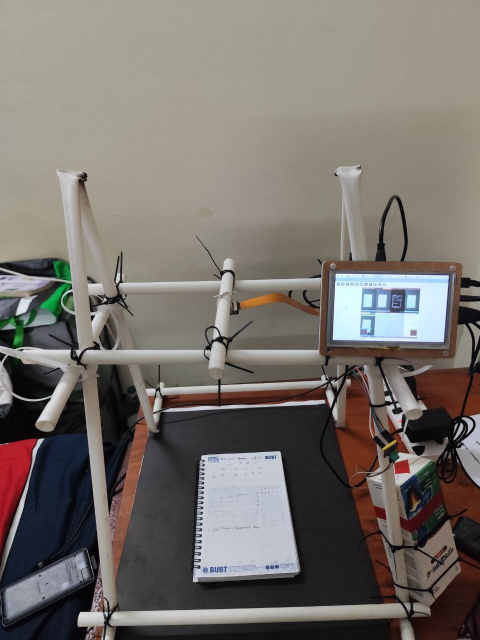
#> input picture Docscanner_simulation/image1.jpg, 960 x 1280 px (shown at 1/2 size)
$ python -i image_grid.py   (imports and definitions only)
#> lines starting #> are read from the running program, lines starting #| are printed output that depends on the picture
"""Compose multiple OpenCV images into a single labelled grid.

This is a faithful Python-3 / NumPy port of Murtaza's Workshop
``utlis.stackImages`` helper from the classic 4-step scanner tutorial:

    * Tiles are uniformly scaled (``scale`` < 1 shrinks, > 1 enlarges).
    * Grayscale (single-channel) tiles are auto-promoted to 3-channel BGR
      so they h-stack cleanly with colour tiles.
    * When ``labels`` is supplied, a white-filled header strip is drawn at
      the top of each tile with the label text in magenta.

The function accepts either a flat list ``[img0, img1, ...]`` *or* a
2-D nested list ``[[r0c0, r0c1, ...], [r1c0, r1c1, ...]]`` and tiles
them into ``rows x cols`` blocks stacked top-to-bottom then
left-to-right.
"""

from __future__ import annotations

from typing import List, Optional, Sequence, Union

import cv2
import numpy as np

GridImage = Union[np.ndarray, None]
GridInput = Union[Sequence[GridImage], Sequence[Sequence[GridImage]]]


def _ensure_bgr(img: np.ndarray) -> np.ndarray:
    """Promote a grayscale image to 3-channel BGR (no-op for already-3ch)."""
    if img is None:
        raise ValueError("stack_images received a None tile")
    if img.ndim == 2:
        return cv2.cvtColor(img, cv2.COLOR_GRAY2BGR)
    return img


def stack_images(
    img_array: GridInput,
    scale: float = 0.5,
    labels: Optional[Sequence[Sequence[str]]] = None,
) -> np.ndarray:
    """Tile ``img_array`` into one canvas.

    Parameters
    ----------
    img_array:
        Either a flat iterable of images (treated as a single row) or a
        2-D iterable of shape ``(rows, cols)``.  ``None`` entries become
        blank black tiles of the same size as the first non-None tile in
        their row.
    scale:
        Uniform resize factor applied to every tile *before* stacking.
    labels:
        Optional ``rows x cols`` matrix of short strings drawn as a
        header on each tile (top-left, magenta on white).
    """
    rows_available = bool(img_array) and isinstance(img_array[0], (list, tuple))

    if rows_available:
        rows = len(img_array)
        cols = len(img_array[0])
        # Use the first non-None tile as the size reference.
        ref_h = ref_w = 0
        for r in img_array:
            for tile in r:
                if tile is not None:
                    ref_h, ref_w = tile.shape[:2]
                    break
            if ref_h:
                break
        if ref_h == 0 or ref_w == 0:
            raise ValueError("stack_images: no valid tiles supplied")

        new_w = max(1, int(ref_w * scale))
        new_h = max(1, int(ref_h * scale))

        scaled: List[List[np.ndarray]] = []
        blank = np.zeros((new_h, new_w, 3), dtype=np.uint8)
        for r in img_array:
            row_tiles: List[np.ndarray] = []
            for tile in r:
                if tile is None:
                    row_tiles.append(blank.copy())
                    continue
                resized = cv2.resize(tile, (new_w, new_h))
                row_tiles.append(_ensure_bgr(resized))
            scaled.append(row_tiles)

        stacked_rows = [np.hstack(row) for row in scaled]
        grid = np.vstack(stacked_rows)
    else:
        # Single-row layout - resize each tile to the size of the first.
        first = next((t for t in img_array if t is not None), None)
        if first is None:
            raise ValueError("stack_images: no valid tiles supplied")
        ref_h, ref_w = first.shape[:2]
        new_w = max(1, int(ref_w * scale))
        new_h = max(1, int(ref_h * scale))

        tiles = []
        blank = np.zeros((new_h, new_w, 3), dtype=np.uint8)
        for tile in img_array:
            if tile is None:
                tiles.append(blank.copy())
                continue
            resized = cv2.resize(tile, (new_w, new_h))
            tiles.append(_ensure_bgr(resized))
        grid = np.hstack(tiles)
        rows, cols = 1, len(tiles)

    if labels:
        # White header strip per tile, with magenta text in the top-left.
        each_w = grid.shape[1] // cols
        each_h = grid.shape[0] // rows
        for r in range(rows):
            for c in range(cols):
                label = str(labels[r][c])
                x0 = c * each_w
                y0 = r * each_h
                # Background pill sized to the label width.
                cv2.rectangle(
                    grid,
                    (x0, y0),
                    (x0 + len(label) * 13 + 27, y0 + 30),
                    (255, 255, 255),
                    thickness=cv2.FILLED,
                )
                cv2.putText(
                    grid,
                    label,
                    (x0 + 10, y0 + 20),
                    cv2.FONT_HERSHEY_COMPLEX,
                    0.7,
                    (255, 0, 255),
                    2,
                    cv2.LINE_AA,
                )

    return grid


__all__ = ["stack_images"]

>>> import cv2
>>> picture = cv2.imread('Docscanner_simulation/image1.jpg', cv2.IMREAD_GRAYSCALE)
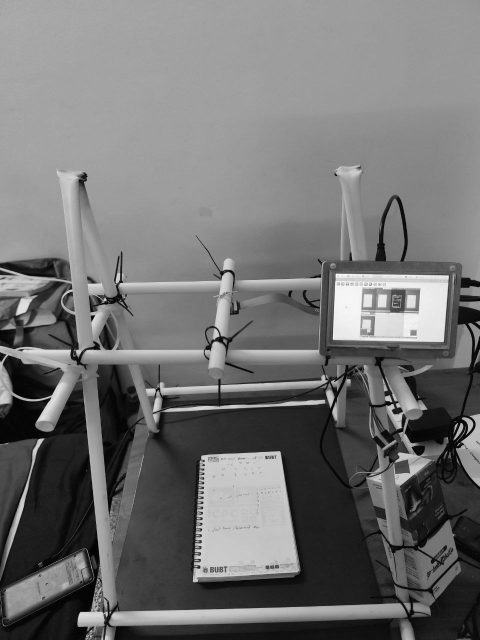
#> picture: shape (1280, 960) (shown at 1/2 size); min 0, max 255, mean 114.4
>>> result = stack_images(picture)
#> (the run stopped early here; a loop or call above may not have finished)

$ run again, on Docscanner_simulation/image2.jpg
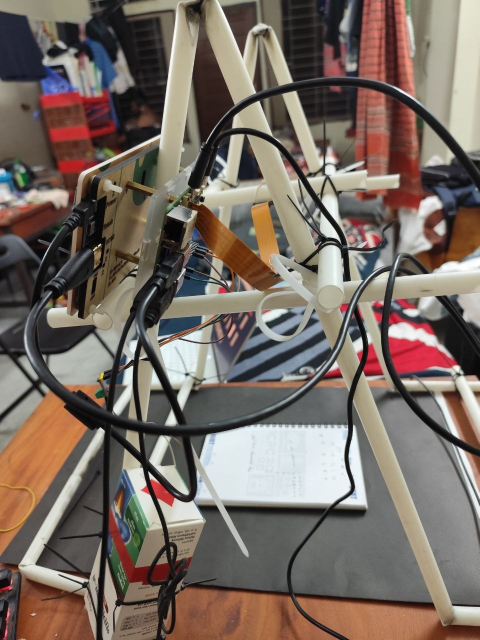
#> input picture Docscanner_simulation/image2.jpg, 960 x 1280 px (shown at 1/2 size)
#> `picture = cv2.imread('Docscanner_simulation/image1.jpg', cv2.IMREAD_GR..`:
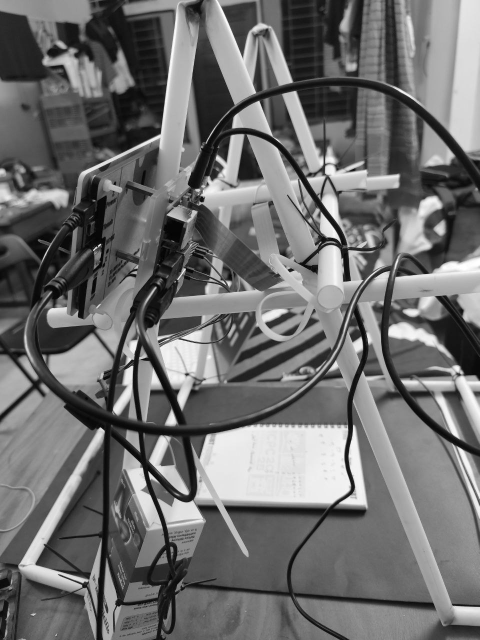
#> picture: shape (1280, 960) (shown at 1/2 size); min 0, max 255, mean 110.6

$ run again, on Docscanner_simulation/image3.jpg
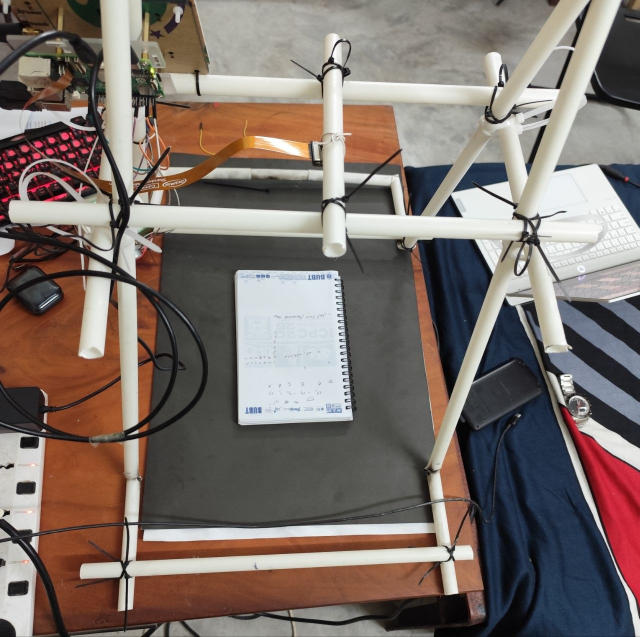
#> input picture Docscanner_simulation/image3.jpg, 1280 x 1274 px (shown at 1/2 size)
#> `picture = cv2.imread('Docscanner_simulation/image1.jpg', cv2.IMREAD_GR..`:
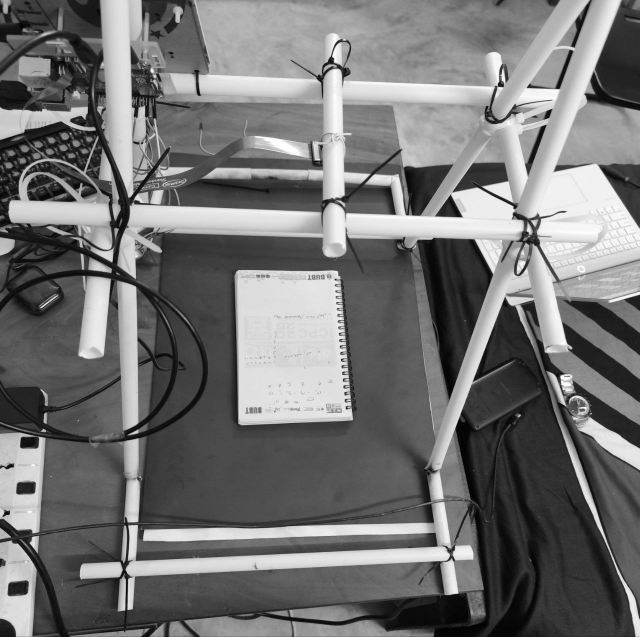
#> picture: shape (1274, 1280) (shown at 1/2 size); min 0, max 255, mean 115.4

$ run again, on Docscanner_simulation/image4.jpg
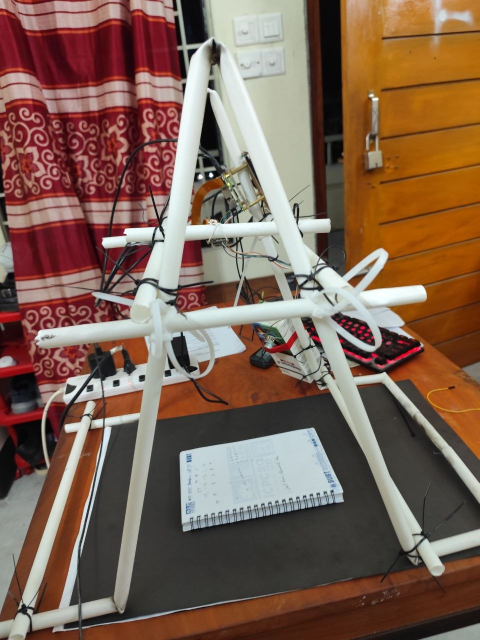
#> input picture Docscanner_simulation/image4.jpg, 960 x 1280 px (shown at 1/2 size)
#> `picture = cv2.imread('Docscanner_simulation/image1.jpg', cv2.IMREAD_GR..`:
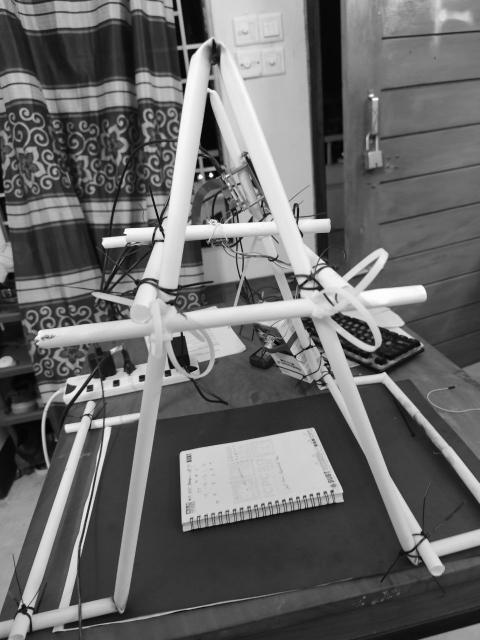
#> picture: shape (1280, 960) (shown at 1/2 size); min 0, max 255, mean 105.5
